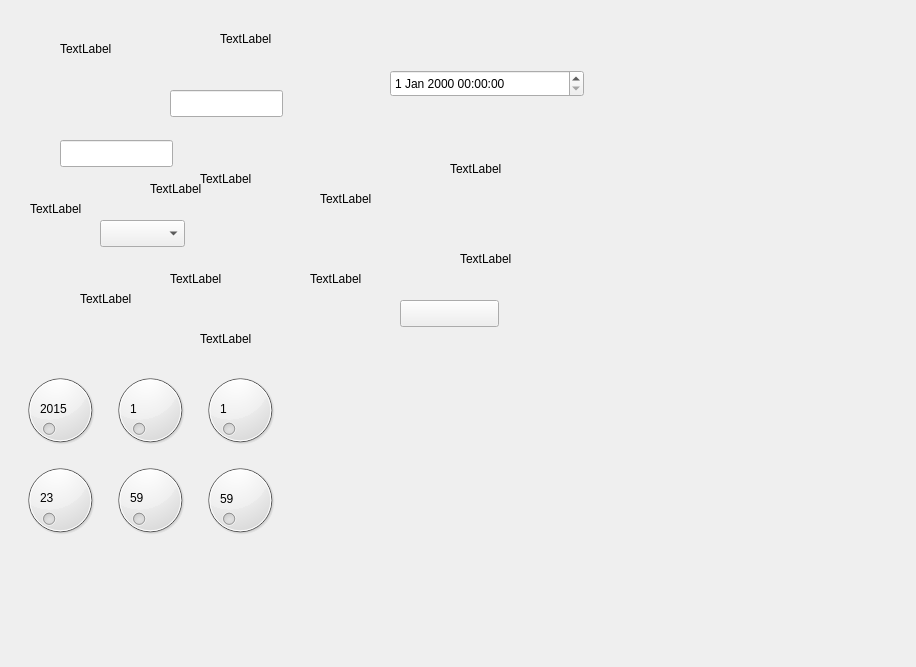
<?xml version="1.0" encoding="UTF-8"?>
<ui version="4.0">
 <class>QSettingMachineForm</class>
 <widget class="QWidget" name="QSettingMachineForm">
  <property name="geometry">
   <rect>
    <x>0</x>
    <y>0</y>
    <width>916</width>
    <height>667</height>
   </rect>
  </property>
  <property name="windowTitle">
   <string>Form</string>
  </property>
  <widget class="QLabel" name="lb_settingmachine_xishu">
   <property name="geometry">
    <rect>
     <x>200</x>
     <y>170</y>
     <width>67</width>
     <height>17</height>
    </rect>
   </property>
   <property name="text">
    <string>TextLabel</string>
   </property>
  </widget>
  <widget class="QLabel" name="lb_settingmachine_jiandna">
   <property name="geometry">
    <rect>
     <x>170</x>
     <y>270</y>
     <width>67</width>
     <height>17</height>
    </rect>
   </property>
   <property name="text">
    <string>TextLabel</string>
   </property>
  </widget>
  <widget class="QLabel" name="lb_settingmachine_lengningshui">
   <property name="geometry">
    <rect>
     <x>310</x>
     <y>270</y>
     <width>67</width>
     <height>17</height>
    </rect>
   </property>
   <property name="text">
    <string>TextLabel</string>
   </property>
  </widget>
  <widget class="QLabel" name="lb_settingmachine_xiangxi">
   <property name="geometry">
    <rect>
     <x>320</x>
     <y>190</y>
     <width>67</width>
     <height>17</height>
    </rect>
   </property>
   <property name="text">
    <string>TextLabel</string>
   </property>
  </widget>
  <widget class="QLabel" name="lb_settingmachine_fangfa">
   <property name="geometry">
    <rect>
     <x>460</x>
     <y>250</y>
     <width>67</width>
     <height>17</height>
    </rect>
   </property>
   <property name="text">
    <string>TextLabel</string>
   </property>
  </widget>
  <widget class="QLabel" name="lb_settingmachine_zijian">
   <property name="geometry">
    <rect>
     <x>450</x>
     <y>160</y>
     <width>67</width>
     <height>17</height>
    </rect>
   </property>
   <property name="text">
    <string>TextLabel</string>
   </property>
  </widget>
  <widget class="QLineEdit" name="le_settingmachine_xishu">
   <property name="geometry">
    <rect>
     <x>60</x>
     <y>140</y>
     <width>113</width>
     <height>27</height>
    </rect>
   </property>
  </widget>
  <widget class="QPushButton" name="pb_setttingmatchine_save">
   <property name="geometry">
    <rect>
     <x>400</x>
     <y>300</y>
     <width>99</width>
     <height>27</height>
    </rect>
   </property>
   <property name="text">
    <string/>
   </property>
  </widget>
  <widget class="QLineEdit" name="le_settingmachine_fangfaxishu">
   <property name="geometry">
    <rect>
     <x>170</x>
     <y>90</y>
     <width>113</width>
     <height>27</height>
    </rect>
   </property>
  </widget>
  <widget class="QDateTimeEdit" name="dateTimeEdit">
   <property name="geometry">
    <rect>
     <x>390</x>
     <y>70</y>
     <width>194</width>
     <height>27</height>
    </rect>
   </property>
  </widget>
  <widget class="QComboBox" name="cb_setttingmatchine_fangfaxishu">
   <property name="geometry">
    <rect>
     <x>100</x>
     <y>220</y>
     <width>85</width>
     <height>27</height>
    </rect>
   </property>
  </widget>
  <widget class="QDial" name="dial_year">
   <property name="geometry">
    <rect>
     <x>20</x>
     <y>370</y>
     <width>80</width>
     <height>80</height>
    </rect>
   </property>
  </widget>
  <widget class="QDial" name="dial_day">
   <property name="geometry">
    <rect>
     <x>200</x>
     <y>370</y>
     <width>80</width>
     <height>80</height>
    </rect>
   </property>
   <property name="minimum">
    <number>1</number>
   </property>
   <property name="maximum">
    <number>31</number>
   </property>
  </widget>
  <widget class="QDial" name="dial_month">
   <property name="geometry">
    <rect>
     <x>110</x>
     <y>370</y>
     <width>80</width>
     <height>80</height>
    </rect>
   </property>
   <property name="minimum">
    <number>1</number>
   </property>
   <property name="maximum">
    <number>12</number>
   </property>
  </widget>
  <widget class="QDial" name="dial_hour">
   <property name="geometry">
    <rect>
     <x>20</x>
     <y>460</y>
     <width>80</width>
     <height>80</height>
    </rect>
   </property>
  </widget>
  <widget class="QDial" name="dial_second_2">
   <property name="geometry">
    <rect>
     <x>200</x>
     <y>460</y>
     <width>80</width>
     <height>80</height>
    </rect>
   </property>
  </widget>
  <widget class="QDial" name="dial_muit">
   <property name="geometry">
    <rect>
     <x>110</x>
     <y>460</y>
     <width>80</width>
     <height>80</height>
    </rect>
   </property>
  </widget>
  <widget class="QLabel" name="label_year">
   <property name="geometry">
    <rect>
     <x>40</x>
     <y>400</y>
     <width>41</width>
     <height>17</height>
    </rect>
   </property>
   <property name="text">
    <string>2015</string>
   </property>
   <property name="textFormat">
    <enum>Qt::AutoText</enum>
   </property>
  </widget>
  <widget class="QLabel" name="label_mouth">
   <property name="geometry">
    <rect>
     <x>130</x>
     <y>400</y>
     <width>41</width>
     <height>17</height>
    </rect>
   </property>
   <property name="text">
    <string>1</string>
   </property>
  </widget>
  <widget class="QLabel" name="label_day">
   <property name="geometry">
    <rect>
     <x>220</x>
     <y>400</y>
     <width>41</width>
     <height>17</height>
    </rect>
   </property>
   <property name="text">
    <string>1</string>
   </property>
  </widget>
  <widget class="QLabel" name="label_hour">
   <property name="geometry">
    <rect>
     <x>40</x>
     <y>490</y>
     <width>41</width>
     <height>16</height>
    </rect>
   </property>
   <property name="text">
    <string>23</string>
   </property>
  </widget>
  <widget class="QLabel" name="label_muit">
   <property name="geometry">
    <rect>
     <x>130</x>
     <y>490</y>
     <width>41</width>
     <height>16</height>
    </rect>
   </property>
   <property name="text">
    <string>59</string>
   </property>
  </widget>
  <widget class="QLabel" name="label_second">
   <property name="geometry">
    <rect>
     <x>220</x>
     <y>490</y>
     <width>41</width>
     <height>17</height>
    </rect>
   </property>
   <property name="text">
    <string>59</string>
   </property>
  </widget>
  <widget class="QLabel" name="label_xishu1">
   <property name="geometry">
    <rect>
     <x>60</x>
     <y>40</y>
     <width>67</width>
     <height>17</height>
    </rect>
   </property>
   <property name="text">
    <string>TextLabel</string>
   </property>
  </widget>
  <widget class="QLabel" name="label_dayin">
   <property name="geometry">
    <rect>
     <x>220</x>
     <y>30</y>
     <width>67</width>
     <height>17</height>
    </rect>
   </property>
   <property name="text">
    <string>TextLabel</string>
   </property>
  </widget>
  <widget class="QLabel" name="label_zijian">
   <property name="geometry">
    <rect>
     <x>80</x>
     <y>290</y>
     <width>67</width>
     <height>17</height>
    </rect>
   </property>
   <property name="text">
    <string>TextLabel</string>
   </property>
  </widget>
  <widget class="QLabel" name="label_time">
   <property name="geometry">
    <rect>
     <x>30</x>
     <y>200</y>
     <width>67</width>
     <height>17</height>
    </rect>
   </property>
   <property name="text">
    <string>TextLabel</string>
   </property>
  </widget>
  <widget class="QLabel" name="label_xishu2">
   <property name="geometry">
    <rect>
     <x>150</x>
     <y>180</y>
     <width>67</width>
     <height>17</height>
    </rect>
   </property>
   <property name="text">
    <string>TextLabel</string>
   </property>
  </widget>
  <widget class="QLabel" name="label_3">
   <property name="geometry">
    <rect>
     <x>200</x>
     <y>330</y>
     <width>67</width>
     <height>17</height>
    </rect>
   </property>
   <property name="text">
    <string>TextLabel</string>
   </property>
  </widget>
 </widget>
 <resources/>
 <connections/>
</ui>
